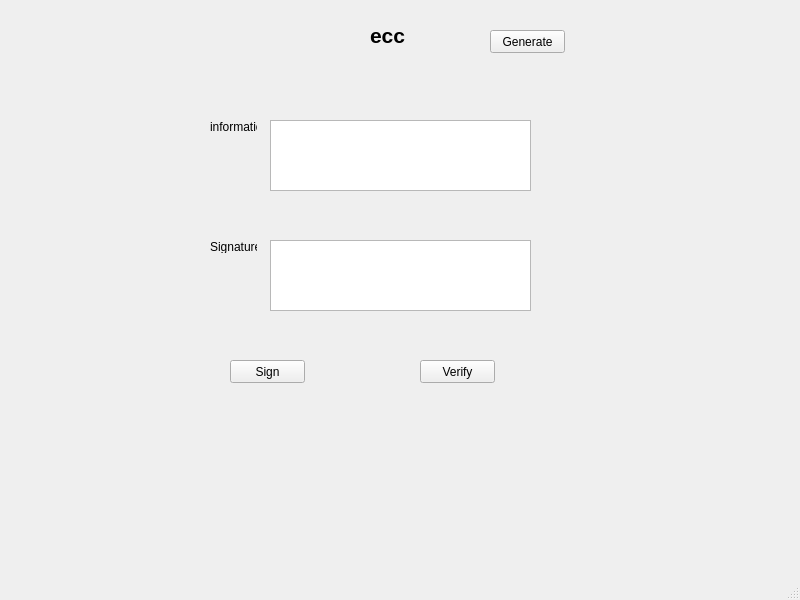
<?xml version="1.0" encoding="UTF-8"?>
<ui version="4.0">
 <class>MainWindow</class>
 <widget class="QMainWindow" name="MainWindow">
  <property name="geometry">
   <rect>
    <x>0</x>
    <y>0</y>
    <width>800</width>
    <height>600</height>
   </rect>
  </property>
  <property name="windowTitle">
   <string>MainWindow</string>
  </property>
  <widget class="QWidget" name="centralwidget">
   <widget class="QTextEdit" name="textEdit">
    <property name="geometry">
     <rect>
      <x>270</x>
      <y>120</y>
      <width>261</width>
      <height>71</height>
     </rect>
    </property>
   </widget>
   <widget class="QTextEdit" name="textEdit_2">
    <property name="geometry">
     <rect>
      <x>270</x>
      <y>240</y>
      <width>261</width>
      <height>71</height>
     </rect>
    </property>
   </widget>
   <widget class="QLabel" name="label">
    <property name="geometry">
     <rect>
      <x>210</x>
      <y>120</y>
      <width>47</width>
      <height>13</height>
     </rect>
    </property>
    <property name="text">
     <string>information</string>
    </property>
   </widget>
   <widget class="QLabel" name="label_2">
    <property name="geometry">
     <rect>
      <x>210</x>
      <y>240</y>
      <width>47</width>
      <height>13</height>
     </rect>
    </property>
    <property name="text">
     <string>Signature</string>
    </property>
   </widget>
   <widget class="QLabel" name="label_3">
    <property name="geometry">
     <rect>
      <x>370</x>
      <y>10</y>
      <width>47</width>
      <height>51</height>
     </rect>
    </property>
    <property name="font">
     <font>
      <pointsize>16</pointsize>
      <weight>75</weight>
      <bold>true</bold>
     </font>
    </property>
    <property name="text">
     <string>ecc</string>
    </property>
   </widget>
   <widget class="QPushButton" name="pushButton">
    <property name="geometry">
     <rect>
      <x>230</x>
      <y>360</y>
      <width>75</width>
      <height>23</height>
     </rect>
    </property>
    <property name="text">
     <string>Sign</string>
    </property>
   </widget>
   <widget class="QPushButton" name="pushButton_2">
    <property name="geometry">
     <rect>
      <x>420</x>
      <y>360</y>
      <width>75</width>
      <height>23</height>
     </rect>
    </property>
    <property name="text">
     <string>Verify</string>
    </property>
   </widget>
   <widget class="QPushButton" name="pushButton_3">
    <property name="geometry">
     <rect>
      <x>490</x>
      <y>30</y>
      <width>75</width>
      <height>23</height>
     </rect>
    </property>
    <property name="text">
     <string>Generate</string>
    </property>
   </widget>
  </widget>
  <widget class="QMenuBar" name="menubar">
   <property name="geometry">
    <rect>
     <x>0</x>
     <y>0</y>
     <width>800</width>
     <height>21</height>
    </rect>
   </property>
  </widget>
  <widget class="QStatusBar" name="statusbar"/>
 </widget>
 <resources/>
 <connections/>
</ui>
